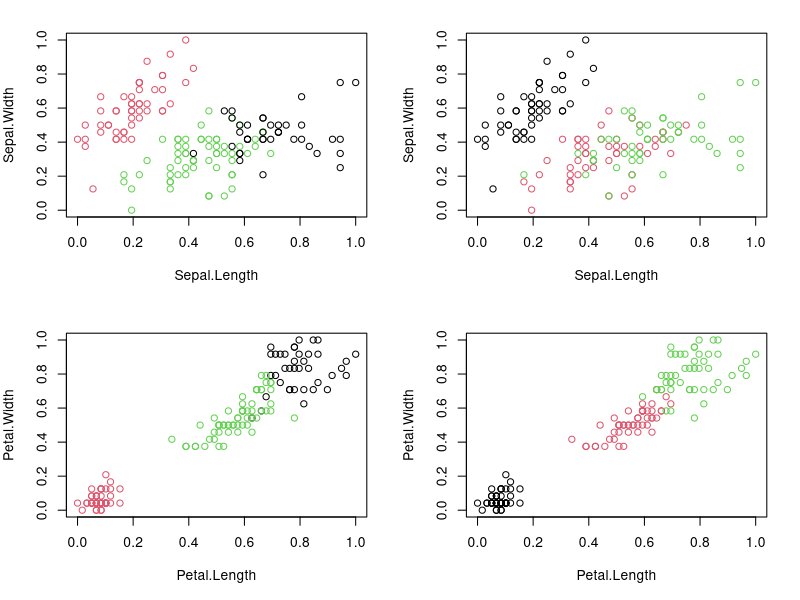

This chart was generated by the following R code:
#K-Means Clustering

require("datasets")
data("iris") # load Iris Dataset
str(iris) #view structure of dataset

summary(iris) #view statistical summary of dataset

head(iris, 3) #view top  rows of dataset

#Preprocess the dataset
#Since clustering is a type of Unsupervised Learning, 
#we would not require Class Label(output) during execution of our algorithm. 
#We will, therefore, remove Class Attribute “Species” and store it in another variable. 
#We would then normalize the attributes between 0 and 1 using our own function.

iris.new<- iris[,c(1,2,3,4)]
iris.class<- iris[,"Species"]
head(iris.new, 3)

head(iris.class, 3)

normalize <- function(x){
  return ((x-min(x))/(max(x)-min(x)))
}

iris.new$Sepal.Length<- normalize(iris.new$Sepal.Length)
iris.new$Sepal.Width<- normalize(iris.new$Sepal.Width)
iris.new$Petal.Length<- normalize(iris.new$Petal.Length)
iris.new$Petal.Width<- normalize(iris.new$Petal.Width)
head(iris.new)

#Apply the K-means clustering algorithm
result<- kmeans(iris.new,3) #aplly k-means algorithm with no. of centroids(k)=3
result$size # gives no. of records in each cluster

result$centers # gives value of cluster center datapoint value(3 centers for k=3)

result$cluster #gives cluster vector showing the custer where each record falls

#Verify results of clustering
par(mfrow=c(2,2), mar=c(5,4,2,2))
plot(iris.new[c(1,2)], col=result$cluster)# Plot to see how Sepal.Length and Sepal.Width data points have been distributed in clusters
plot(iris.new[c(1,2)], col=iris.class)# Plot to see how Sepal.Length and Sepal.Width data points have been distributed originally as per "class" attribute in dataset
plot(iris.new[c(3,4)], col=result$cluster)# Plot to see how Petal.Length and Petal.Width data points have been distributed in clusters
plot(iris.new[c(3,4)], col=iris.class)

table(result$cluster,iris.class)

#Results of the table show that Cluster 1 corresponds to Virginica, 
#Cluster 2 corresponds to Versicolor 
#and Cluster 3 to Setosa.

#Total number of correctly classified instances are: 36 + 47 + 50= 133
#Total number of incorrectly classified instances are: 3 + 14= 17

#How did the model do?
#TASK: Accuracy = number of correctly classified/(total classified) = 133/150 = 0.8867
#i.e our model has achieved ?% accuracy!
# accuracy percent = 88.67%



